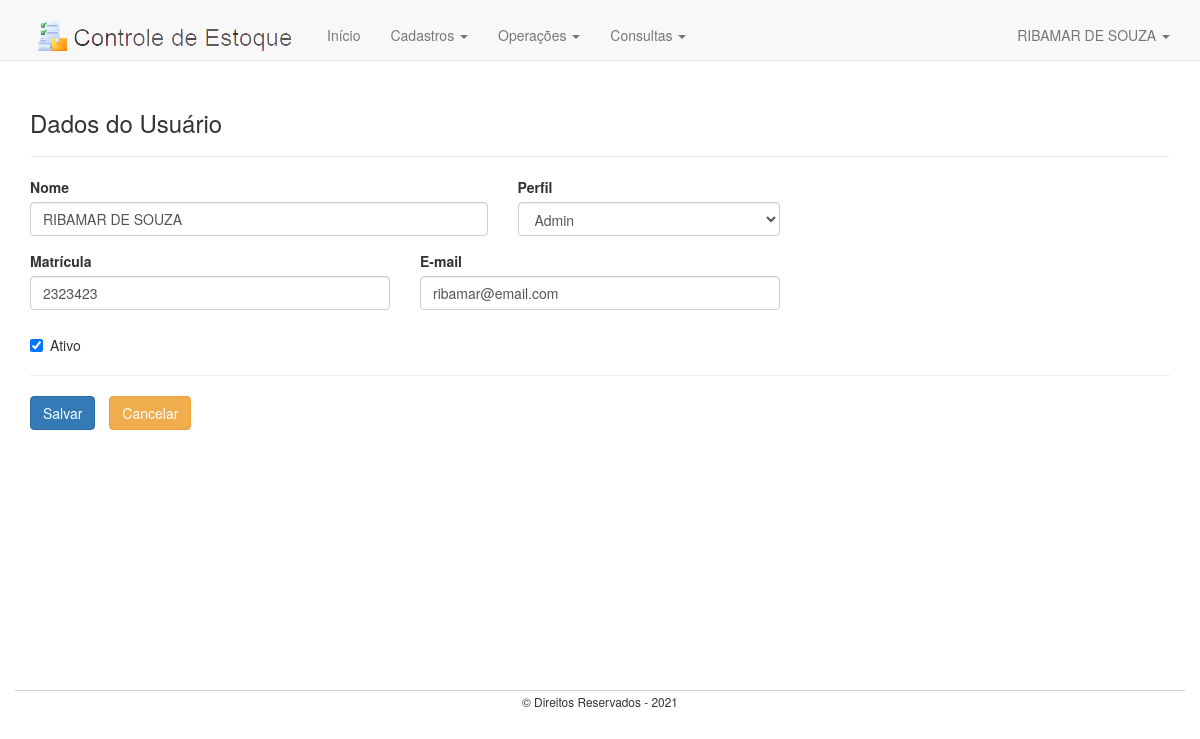
Page /usuario.php?id=1 (signed in) on the committed database.
### tables this page shows
CREATE TABLE `usuarios` (
  `id_usuario` int(11) NOT NULL PRIMARY KEY AUTO_INCREMENT,
  `nome` varchar(65) NOT NULL,
  `matricula` varchar(20) NOT NULL UNIQUE,
  `email` varchar(65) NOT NULL,
  `senha` varchar(32) NOT NULL,
  `perfil` varchar(20) DEFAULT NULL,
  `ativo` boolean DEFAULT TRUE
);

### database/crud-mysqli.php (called while the page is built, shortened)
<?php
function abrirConexao()
{
	$conexao = @mysqli_connect("localhost", "root", "", "estoque")
		or die(mysqli_connect_error());
	return $conexao;
}
function executar($sql)
{
	$conexao = abrirConexao();
	$qry = @mysqli_query($conexao, $sql)
		or die(@mysqli_error($conexao));
	return $qry;
}
function consultar($tabela, $condicao = null, $campos = "*")
{
	$sql = "SELECT {$campos} FROM {$tabela} {$condicao}";
	$qry = executar($sql);
	if (!mysqli_num_rows($qry)) {
		return false;
	} else {
		while ($linha = @mysqli_fetch_assoc($qry)) {
			$dados[] = $linha;
		}
		return $dados;
	}
}

### usuario.php (the view, shortened to what this page needs)
<?php include 'template/header.php' ?>
<?php if (isset($_SESSION['usuario_id']) && $_SESSION['usuario_perfil'] == "admin") { ?>
<?php
	require 'database/crud-mysqli.php';
	$id = isset($_GET['id']) ? $_GET['id'] : null;
	$dados = consultar("usuarios", "where id_usuario = '$id'");
	if ($dados) {
		foreach ($dados as $u) {}
	} else {
		$dados = "";
	}
?>
	<div class="container" style="min-height:630px;margin-top:60px">
		<h3 style="margin-top:50px">Dados do Usuário</h3><hr>
		<form action="oper/cadastro-usuario.php" method="post">
			<div class="row">
				<div class="form-group col-md-5">
					<label>Nome</label>
					<input type="text" class="form-control" name="nome" required
						value="<?php echo $u['nome'] ?>">
				</div>
				<div class="form-group col-md-3">
					<label>Perfil</label>
					<select class="form-control" name="perfil">
						<option value="admin"
							<?php if($u['perfil']=="admin") echo 'selected="selected"'; ?>>Admin
						</option>
					</select>
				</div>
			</div>
			<div class="row">
				<div class="form-group col-md-4">
					<label>Matrícula</label>
					<input type="text" class="form-control" name="matricula" required
						value="<?php echo $u['matricula'] ?>">
				</div>
				<div class="form-group col-md-4">
					<label>E-mail</label>
					<input type="email" class="form-control" name="email" required
						value="<?php echo $u['email'] ?>">
				</div>
			</div>
			<div class="checkbox" style="margin-bottom:20px">
			    <label>
			      <input type="checkbox" name="ativo"
			      	<?php echo ($u['ativo'] == 1) ? 'checked' : '' ?>> Ativo
			    </label>
			</div><hr>
			<button type="submit" name="submit" class="btn btn-primary">Salvar</button>
			<a href="usuarios.php" class="btn btn-warning">Cancelar</a>
		</form>
	</div>
<?php
} else {
	echo "<script type='text/javascript'>
			window.location.href='index.php'
		</script>";
}
?>
<?php include 'template/footer.php' ?>

### rows in the picture
usuarios: nome "RIBAMAR DE SOUZA", perfil "Admin", matricula "2323423", email "ribamar@email.com", ativo "☑"

### other values in the picture
$_SESSION['usuario_nome'] "RIBAMAR DE SOUZA"
